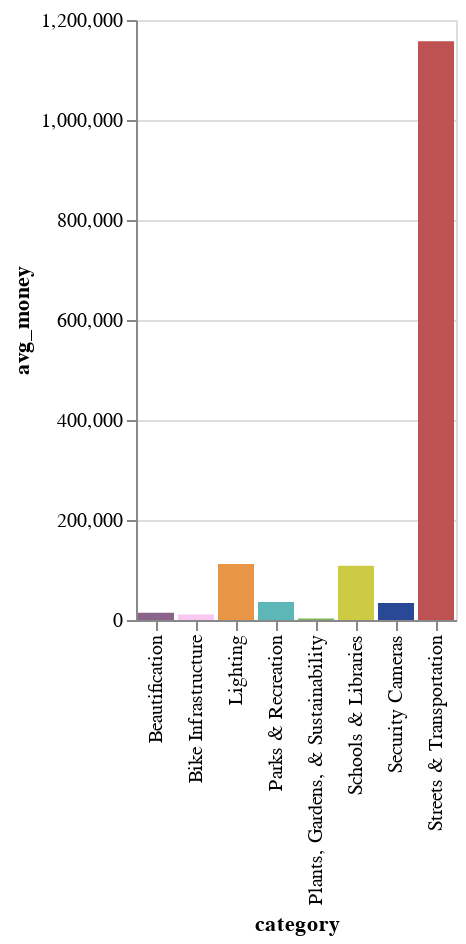

Here is the notebook cell this chart was saved with:
### Code cell
alt.Chart(avg_cost_cat).mark_bar().encode(
    x='category',
    y='avg_money',
    color=alt.Color('color').scale(None),
    tooltip=['avg_money'],
).interactive()

### Figure 1 — Vega-Lite specification as saved in the notebook (floating-point values rounded to 4 significant figures)
{"config": {"view": {"continuousWidth": 300, "continuousHeight": 300}}, "data": {"name": "data-ec9ba9325ad7df92ecc4f669edde6ac3"}, "mark": {"type": "bar"}, "encoding": {"color": {"field": "color", "scale": null, "type": "nominal"}, "tooltip": [{"field": "avg_money", "type": "quantitative"}], "x": {"field": "category", "type": "nominal"}, "y": {"field": "avg_money", "type": "quantitative"}}, "params": [{"name": "param_5", "select": {"type": "interval", "encodings": ["x", "y"]}, "bind": "scales"}], "$schema": "https://vega.github.io/schema/vega-lite/v5.20.1.json", "datasets": {"data-ec9ba9325ad7df92ecc4f669edde6ac3": [{"category": "Beautification", "color": "#8B648B", "avg_money": 14480.0}, {"category": "Bike Infrastructure", "color": "#F8C8F1", "avg_money": 10820.0}, {"category": "Lighting", "color": "#E89545", "avg_money": 111800.0}, {"category": "Parks & Recreation", "color": "#5DB7B7", "avg_money": 35990.0}, {"category": "Plants, Gardens, & Sustainability", "color": "#82B65B", "avg_money": 3216.0}, {"category": "Schools & Libraries", "color": "#cdcb44", "avg_money": 108400.0}, {"category": "Security Cameras", "color": "#294896", "avg_money": 34230.0}, {"category": "Streets & Transportation", "color": "#BE5151", "avg_money": 1158000.0}]}}
